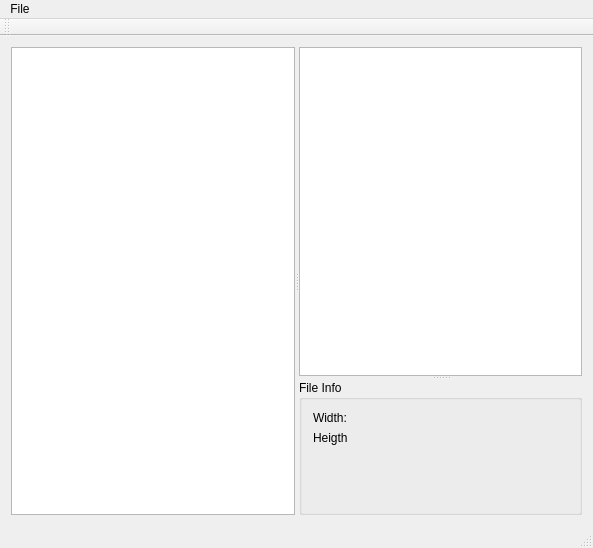
<?xml version="1.0" encoding="UTF-8"?>
<ui version="4.0">
 <class>EditorWindow</class>
 <widget class="QMainWindow" name="EditorWindow">
  <property name="geometry">
   <rect>
    <x>0</x>
    <y>0</y>
    <width>593</width>
    <height>548</height>
   </rect>
  </property>
  <property name="windowTitle">
   <string>EditorWindow</string>
  </property>
  <widget class="QWidget" name="centralWidget">
   <layout class="QHBoxLayout" name="horizontalLayout">
    <item>
     <widget class="QSplitter" name="editorPreviewSplitter">
      <property name="orientation">
       <enum>Qt::Horizontal</enum>
      </property>
      <widget class="QNPE::EditorView" name="editorView">
       <property name="interactive">
        <bool>true</bool>
       </property>
      </widget>
      <widget class="QSplitter" name="previewInfoSplitter">
       <property name="orientation">
        <enum>Qt::Vertical</enum>
       </property>
       <widget class="QGraphicsView" name="previewView">
        <property name="viewportUpdateMode">
         <enum>QGraphicsView::FullViewportUpdate</enum>
        </property>
       </widget>
       <widget class="QGroupBox" name="infoGroupBox">
        <property name="title">
         <string>File Info</string>
        </property>
        <layout class="QFormLayout" name="formLayout">
         <property name="fieldGrowthPolicy">
          <enum>QFormLayout::AllNonFixedFieldsGrow</enum>
         </property>
         <item row="0" column="0">
          <widget class="QLabel" name="widthCaption">
           <property name="text">
            <string>Width:</string>
           </property>
          </widget>
         </item>
         <item row="0" column="1">
          <widget class="QLabel" name="widthLabel">
           <property name="text">
            <string/>
           </property>
          </widget>
         </item>
         <item row="1" column="0">
          <widget class="QLabel" name="heightCaption">
           <property name="text">
            <string>Heigth</string>
           </property>
          </widget>
         </item>
         <item row="1" column="1">
          <widget class="QLabel" name="heightLabel">
           <property name="text">
            <string/>
           </property>
          </widget>
         </item>
        </layout>
       </widget>
      </widget>
     </widget>
    </item>
   </layout>
  </widget>
  <widget class="QMenuBar" name="menuBar">
   <property name="geometry">
    <rect>
     <x>0</x>
     <y>0</y>
     <width>593</width>
     <height>21</height>
    </rect>
   </property>
   <widget class="QMenu" name="menuFile">
    <property name="title">
     <string>File</string>
    </property>
    <addaction name="actionOpen"/>
    <addaction name="separator"/>
    <addaction name="actionSave"/>
    <addaction name="separator"/>
    <addaction name="actionQuit"/>
   </widget>
   <addaction name="menuFile"/>
  </widget>
  <widget class="QToolBar" name="mainToolBar">
   <attribute name="toolBarArea">
    <enum>TopToolBarArea</enum>
   </attribute>
   <attribute name="toolBarBreak">
    <bool>false</bool>
   </attribute>
  </widget>
  <widget class="QStatusBar" name="statusBar"/>
  <action name="actionOpen">
   <property name="text">
    <string>Open...</string>
   </property>
  </action>
  <action name="actionSave">
   <property name="text">
    <string>Save...</string>
   </property>
  </action>
  <action name="actionQuit">
   <property name="text">
    <string>Quit</string>
   </property>
  </action>
 </widget>
 <layoutdefault spacing="6" margin="11"/>
 <customwidgets>
  <customwidget>
   <class>QNPE::EditorView</class>
   <extends>QGraphicsView</extends>
   <header>EditorView.h</header>
  </customwidget>
 </customwidgets>
 <resources/>
 <connections/>
</ui>
